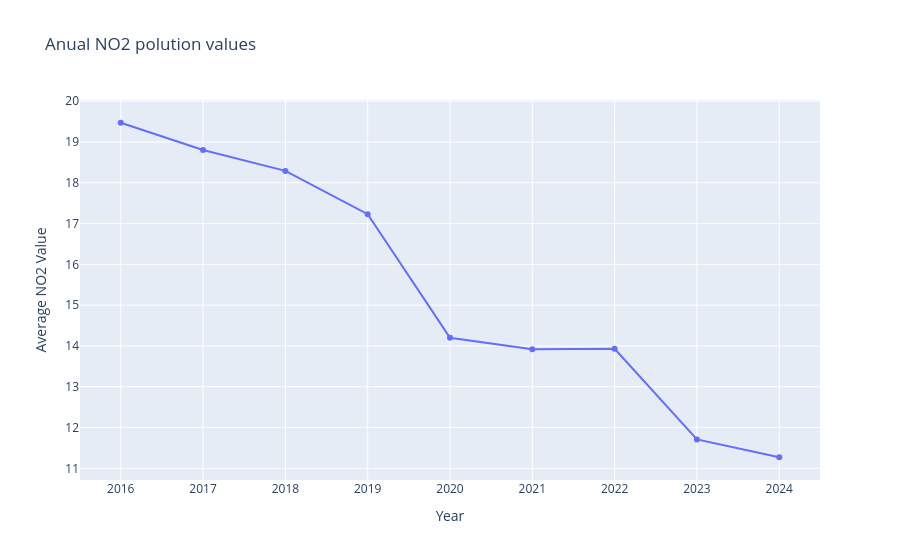
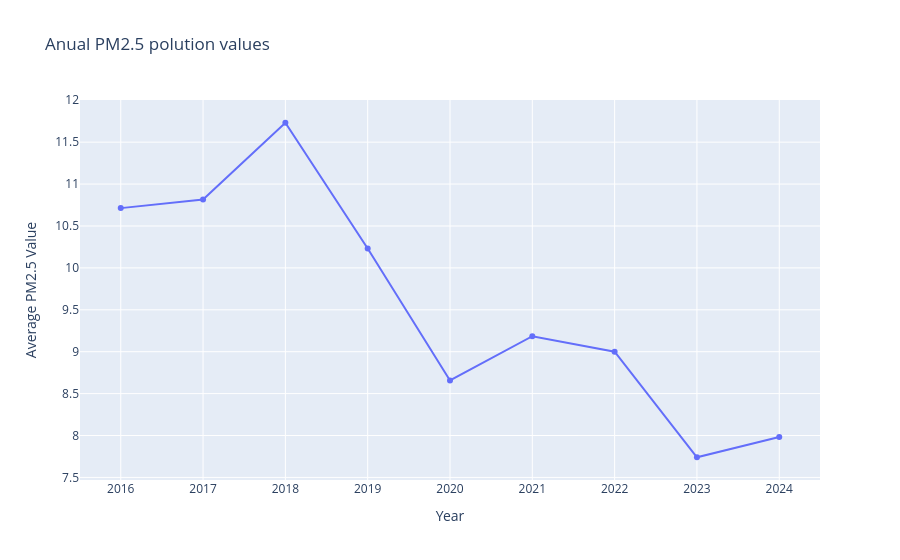
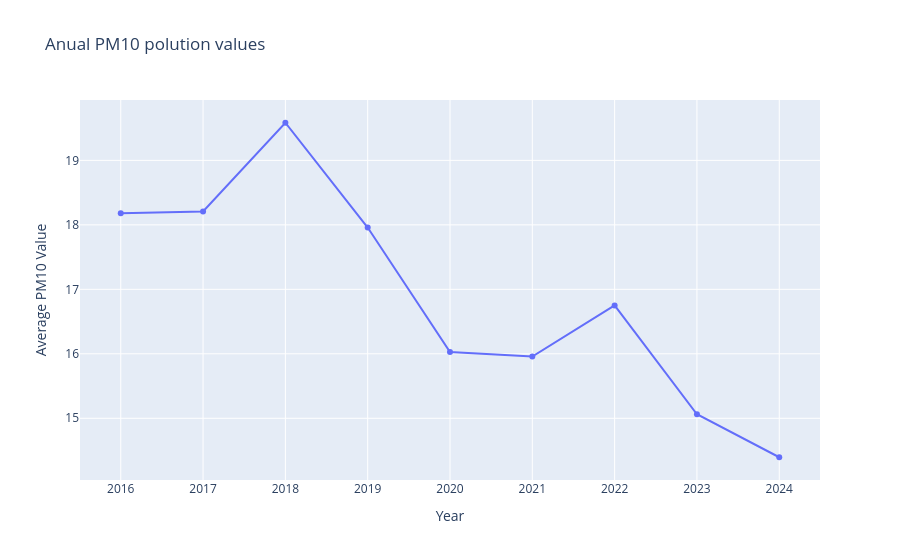

Notebook code cell kept with these figures, in order:
### Code cell
#linechart avg NO2 polution value from 2016-2014
figavgNO2 = px.line(dfNO2meanraw, x="Year", y="Average NO2 Value", markers=True, title="Anual NO2 polution values")
figavgNO2.show()

#linechart avg PM2.5 polution value from 2016-2014
figavgPM25 = px.line(dfPM25meanraw, x="Year", y="Average PM2.5 Value", markers=True, title="Anual PM2.5 polution values")
figavgPM25.show()

#linechart avg PM10 polution value from 2016-2014
figavgPM10 = px.line(dfPM10meanraw, x="Year", y="Average PM10 Value", markers=True, title="Anual PM10 polution values")
figavgPM10.show()

### Figure 1 — Plotly figure (JSON) as saved in the notebook; plotly's stock layout.template omitted (floating-point values rounded to 4 significant figures)
{"data": [{"hovertemplate": "Year=%{x}<br>Average NO2 Value=%{y}<extra></extra>", "legendgroup": "", "line": {"color": "#636efa", "dash": "solid"}, "marker": {"symbol": "circle"}, "mode": "lines+markers", "name": "", "orientation": "v", "showlegend": false, "type": "scatter", "x": [2016, 2017, 2018, 2019, 2020, 2021, 2022, 2023, 2024], "xaxis": "x", "y": [19.47, 18.81, 18.29, 17.23, 14.2, 13.92, 13.93, 11.71, 11.27], "yaxis": "y"}], "layout": {"legend": {"tracegroupgap": 0}, "title": {"text": "Anual NO2 polution values"}, "xaxis": {"anchor": "y", "domain": [0, 1], "title": {"text": "Year"}}, "yaxis": {"anchor": "x", "domain": [0, 1], "title": {"text": "Average NO2 Value"}}}}

### Figure 2 — Plotly figure (JSON) as saved in the notebook; plotly's stock layout.template omitted (floating-point values rounded to 4 significant figures)
{"data": [{"hovertemplate": "Year=%{x}<br>Average PM2.5 Value=%{y}<extra></extra>", "legendgroup": "", "line": {"color": "#636efa", "dash": "solid"}, "marker": {"symbol": "circle"}, "mode": "lines+markers", "name": "", "orientation": "v", "showlegend": false, "type": "scatter", "x": [2016, 2017, 2018, 2019, 2020, 2021, 2022, 2023, 2024], "xaxis": "x", "y": [10.71, 10.81, 11.73, 10.23, 8.657, 9.185, 9.0, 7.741, 7.983], "yaxis": "y"}], "layout": {"legend": {"tracegroupgap": 0}, "title": {"text": "Anual PM2.5 polution values"}, "xaxis": {"anchor": "y", "domain": [0, 1], "title": {"text": "Year"}}, "yaxis": {"anchor": "x", "domain": [0, 1], "title": {"text": "Average PM2.5 Value"}}}}

### Figure 3 — Plotly figure (JSON) as saved in the notebook; plotly's stock layout.template omitted (floating-point values rounded to 4 significant figures)
{"data": [{"hovertemplate": "Year=%{x}<br>Average PM10 Value=%{y}<extra></extra>", "legendgroup": "", "line": {"color": "#636efa", "dash": "solid"}, "marker": {"symbol": "circle"}, "mode": "lines+markers", "name": "", "orientation": "v", "showlegend": false, "type": "scatter", "x": [2016, 2017, 2018, 2019, 2020, 2021, 2022, 2023, 2024], "xaxis": "x", "y": [18.18, 18.21, 19.58, 17.96, 16.03, 15.96, 16.75, 15.06, 14.4], "yaxis": "y"}], "layout": {"legend": {"tracegroupgap": 0}, "title": {"text": "Anual PM10 polution values"}, "xaxis": {"anchor": "y", "domain": [0, 1], "title": {"text": "Year"}}, "yaxis": {"anchor": "x", "domain": [0, 1], "title": {"text": "Average PM10 Value"}}}}
